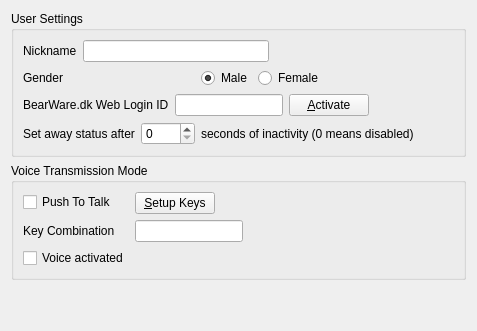
     <widget class="QWidget" name="generalTab">
      <attribute name="title">
       <string>General</string>
      </attribute>
      <layout class="QVBoxLayout" name="verticalLayout_2">
       <item>
        <widget class="QGroupBox" name="groupBox">
         <property name="title">
          <string>User Settings</string>
         </property>
         <layout class="QVBoxLayout" name="verticalLayout_3">
          <item>
           <layout class="QHBoxLayout" name="horizontalLayout">
            <item>
             <widget class="QLabel" name="label">
              <property name="text">
               <string>Nickname</string>
              </property>
              <property name="buddy">
               <cstring>nicknameEdit</cstring>
              </property>
             </widget>
            </item>
            <item>
             <widget class="QLineEdit" name="nicknameEdit"/>
            </item>
            <item>
             <spacer name="horizontalSpacer">
              <property name="orientation">
               <enum>Qt::Horizontal</enum>
              </property>
              <property name="sizeHint" stdset="0">
               <size>
                <width>40</width>
                <height>20</height>
               </size>
              </property>
             </spacer>
            </item>
           </layout>
          </item>
          <item>
           <layout class="QHBoxLayout" name="horizontalLayout_7" stretch="0,0,0,0,0">
            <property name="leftMargin">
             <number>0</number>
            </property>
            <item>
             <widget class="QLabel" name="label_7">
              <property name="text">
               <string>Gender</string>
              </property>
              <property name="buddy">
               <cstring>maleRadioButton</cstring>
              </property>
             </widget>
            </item>
            <item>
             <spacer name="horizontalSpacer_12">
              <property name="orientation">
               <enum>Qt::Horizontal</enum>
              </property>
              <property name="sizeHint" stdset="0">
               <size>
                <width>40</width>
                <height>20</height>
               </size>
              </property>
             </spacer>
            </item>
            <item>
             <widget class="QRadioButton" name="maleRadioButton">
              <property name="sizePolicy">
               <sizepolicy hsizetype="Minimum" vsizetype="Fixed">
                <horstretch>0</horstretch>
                <verstretch>0</verstretch>
               </sizepolicy>
              </property>
              <property name="layoutDirection">
               <enum>Qt::LeftToRight</enum>
              </property>
              <property name="text">
               <string>Male</string>
              </property>
              <property name="checked">
               <bool>true</bool>
              </property>
             </widget>
            </item>
            <item>
             <widget class="QRadioButton" name="femaleRadioButton">
              <property name="text">
               <string>Female</string>
              </property>
             </widget>
            </item>
            <item>
             <spacer name="horizontalSpacer_13">
              <property name="orientation">
               <enum>Qt::Horizontal</enum>
              </property>
              <property name="sizeHint" stdset="0">
               <size>
                <width>40</width>
                <height>20</height>
               </size>
              </property>
             </spacer>
            </item>
           </layout>
          </item>
          <item>
           <layout class="QHBoxLayout" name="horizontalLayout_22">
            <item>
             <widget class="QLabel" name="label_35">
              <property name="text">
               <string>BearWare.dk Web Login ID</string>
              </property>
              <property name="buddy">
               <cstring>bearwareidEdit</cstring>
              </property>
             </widget>
            </item>
            <item>
             <widget class="QLineEdit" name="bearwareidEdit">
              <property name="readOnly">
               <bool>true</bool>
              </property>
             </widget>
            </item>
            <item>
             <widget class="QPushButton" name="setupBearWareLoginButton">
              <property name="text">
               <string>&amp;Activate</string>
              </property>
             </widget>
            </item>
            <item>
             <spacer name="horizontalSpacer_24">
              <property name="orientation">
               <enum>Qt::Horizontal</enum>
              </property>
              <property name="sizeHint" stdset="0">
               <size>
                <width>40</width>
                <height>20</height>
               </size>
              </property>
             </spacer>
            </item>
           </layout>
          </item>
          <item>
           <layout class="QHBoxLayout" name="horizontalLayout_2">
            <item>
             <widget class="QLabel" name="label_2">
              <property name="text">
               <string>Set away status after</string>
              </property>
              <property name="buddy">
               <cstring>awaySpinBox</cstring>
              </property>
             </widget>
            </item>
            <item>
             <widget class="QSpinBox" name="awaySpinBox">
              <property name="maximum">
               <number>3600</number>
              </property>
             </widget>
            </item>
            <item>
             <widget class="QLabel" name="label_3">
              <property name="text">
               <string>seconds of inactivity (0 means disabled)</string>
              </property>
             </widget>
            </item>
            <item>
             <spacer name="horizontalSpacer_2">
              <property name="orientation">
               <enum>Qt::Horizontal</enum>
              </property>
              <property name="sizeHint" stdset="0">
               <size>
                <width>40</width>
                <height>20</height>
               </size>
              </property>
             </spacer>
            </item>
           </layout>
          </item>
         </layout>
        </widget>
       </item>
       <item>
        <widget class="QGroupBox" name="groupBox_2">
         <property name="title">
          <string>Voice Transmission Mode</string>
         </property>
         <layout class="QFormLayout" name="formLayout">
          <property name="fieldGrowthPolicy">
           <enum>QFormLayout::FieldsStayAtSizeHint</enum>
          </property>
          <property name="labelAlignment">
           <set>Qt::AlignLeading|Qt::AlignLeft|Qt::AlignVCenter</set>
          </property>
          <item row="0" column="0">
           <widget class="QCheckBox" name="pttChkBox">
            <property name="text">
             <string>Push To Talk</string>
            </property>
           </widget>
          </item>
          <item row="0" column="1">
           <widget class="QPushButton" name="setupkeysButton">
            <property name="text">
             <string>&amp;Setup Keys</string>
            </property>
           </widget>
          </item>
          <item row="1" column="0">
           <widget class="QLabel" name="label_4">
            <property name="text">
             <string>Key Combination</string>
            </property>
            <property name="buddy">
             <cstring>keycompEdit</cstring>
            </property>
           </widget>
          </item>
          <item row="1" column="1">
           <widget class="QLineEdit" name="keycompEdit">
            <property name="readOnly">
             <bool>true</bool>
            </property>
           </widget>
          </item>
          <item row="2" column="0">
           <widget class="QCheckBox" name="voiceactChkBox">
            <property name="text">
             <string>Voice activated</string>
            </property>
           </widget>
          </item>
         </layout>
        </widget>
       </item>
       <item>
        <spacer name="verticalSpacer">
         <property name="orientation">
          <enum>Qt::Vertical</enum>
         </property>
         <property name="sizeHint" stdset="0">
          <size>
           <width>20</width>
           <height>40</height>
          </size>
         </property>
        </spacer>
       </item>
      </layout>
     </widget>
